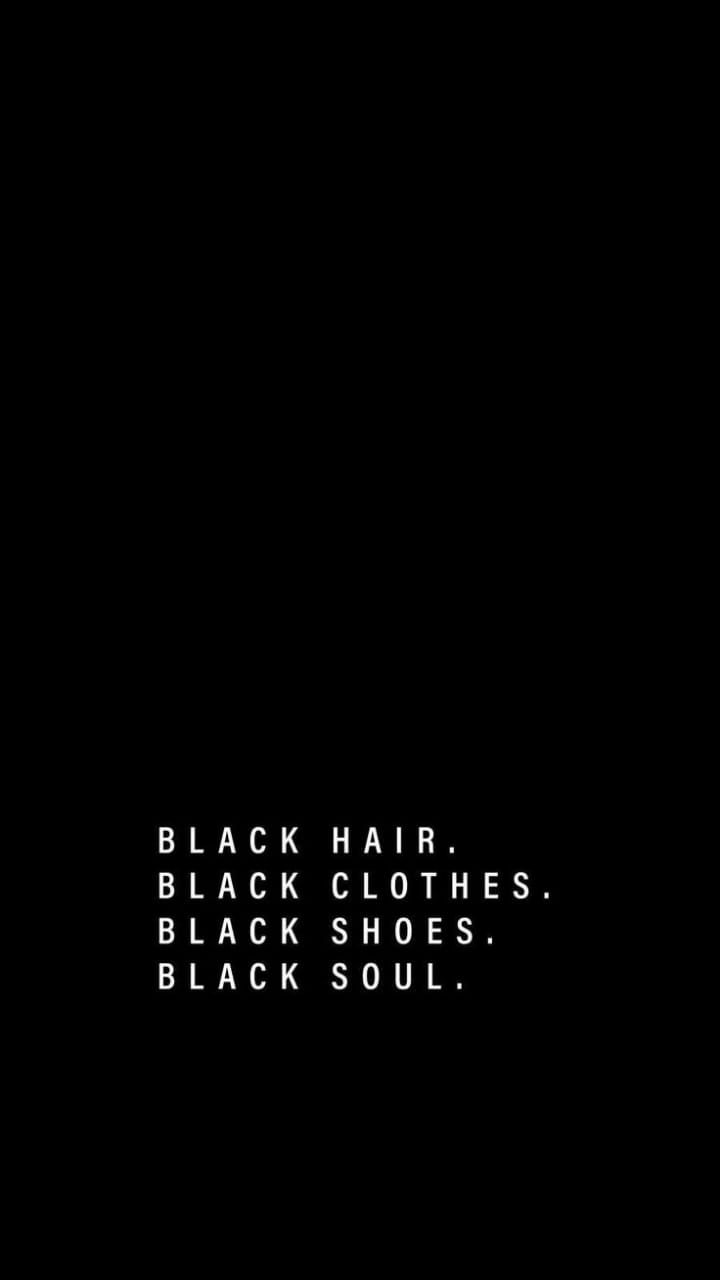
#> input picture cv/1.jpeg, 720 x 1280 px
$ python ocr.py
#> lines starting #> are read from the running program, lines starting #| are printed output that depends on the picture
import cv2
import pytesseract
import numpy as np
from PIL import ImageGrab
import time

pytesseract.pytesseract.tesseract_cmd = "C:\\Program Files\\Tesseract-OCR\\tesseract"
img = cv2.imread('1.jpeg')
#> img is the input picture: shape (1280, 720, 3); min 0, max 255, mean 2.3
img = cv2.cvtColor(img,cv2.COLOR_BGR2RGB)
imgr=img[750:1100,:]
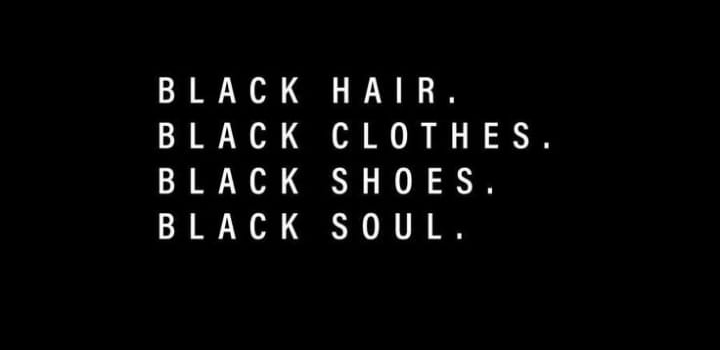
#> imgr: shape (350, 720, 3); min 0, max 255, mean 8.2
imgr=cv2.imread('3.jpg')
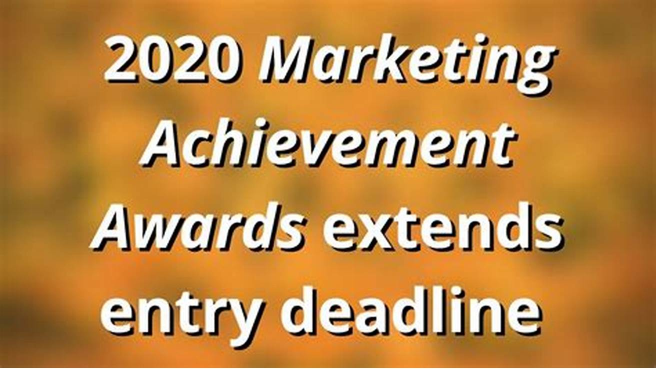
#> input picture cv/3.jpg, 1311 x 737 px (shown at 1/2 size)
#> imgr is the input picture: shape (737, 1311, 3); mean B, G, R 69.6, 134.4, 187.8
imgr = cv2.cvtColor(imgr,cv2.COLOR_BGR2RGB)
imgr=cv2.resize(imgr,(500,400))
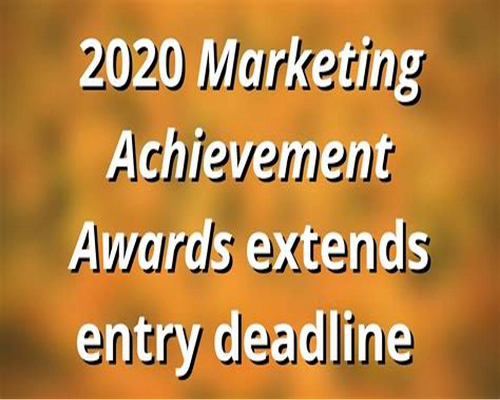
#> imgr: shape (400, 500, 3); mean R, G, B 187.7, 134.4, 69.6
hImg,wImg,_ =imgr.shape
#> hImg = 400; wImg = 500
#> (the run stopped early here; a loop or call above may not have finished)
